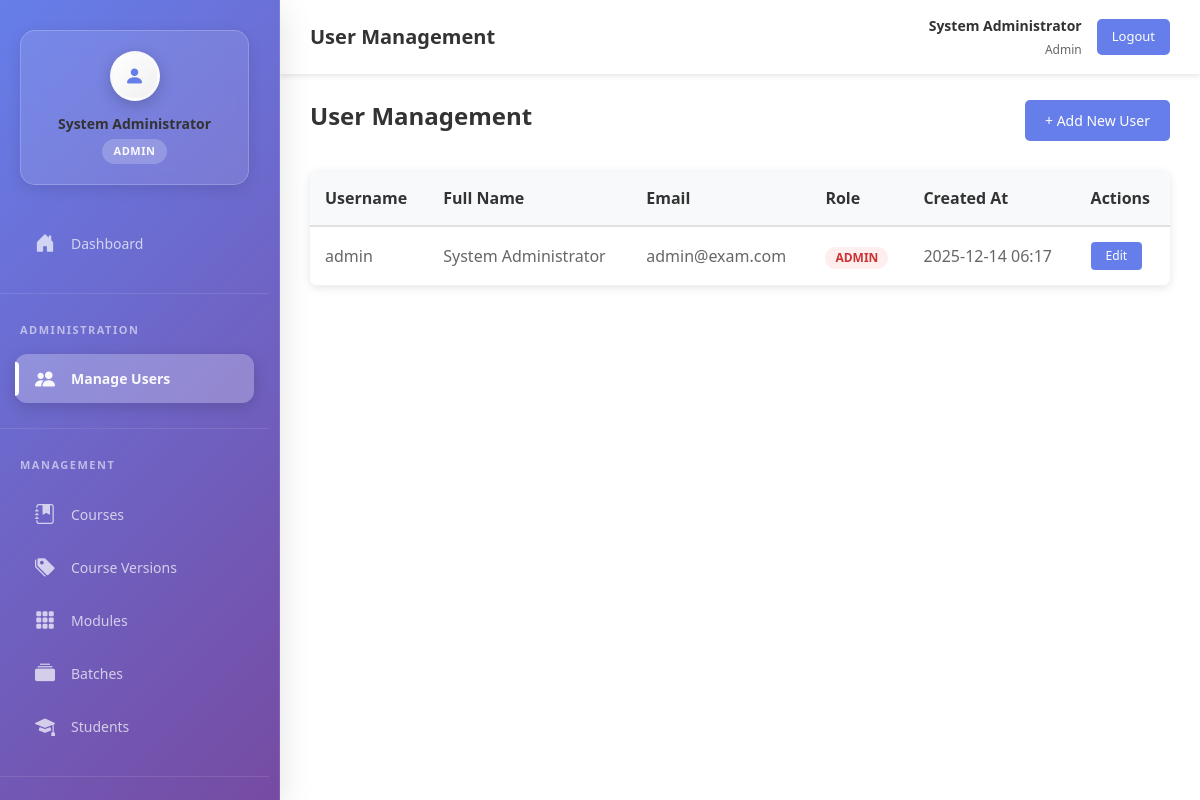
Page /views/index.php?action=users (signed in) on the committed database.
### tables this page shows
CREATE TABLE IF NOT EXISTS `users` (
  `id` int NOT NULL AUTO_INCREMENT,
  `username` varchar(50) NOT NULL,
  `email` varchar(100) NOT NULL,
  `password` varchar(255) NOT NULL,
  `full_name` varchar(100) NOT NULL,
  `role` enum('admin','teacher','student') DEFAULT 'student',
  `created_at` timestamp NULL DEFAULT CURRENT_TIMESTAMP,
  `updated_at` timestamp NULL DEFAULT CURRENT_TIMESTAMP ON UPDATE CURRENT_TIMESTAMP,
  PRIMARY KEY (`id`),
  UNIQUE KEY `username` (`username`),
  UNIQUE KEY `email` (`email`),
  UNIQUE KEY `email_2` (`email`)
);

### controllers/UserController.php (called while the page is built, shortened)
<?php
require_once __DIR__ . '/../models/User.php';
class UserController {
    private $user;
    public function __construct() {
        $this->user = new User();
    }
    public function index() {
        $users = $this->user->getAllUsers();
        require_once __DIR__ . '/../views/users/index.php';
    }
}
?>

### models/User.php (called while the page is built, shortened)
<?php
require_once __DIR__ . '/../config/database.php';
class User {
    private $conn;
    private $table = "users";
    public function __construct() {
        $database = new Database();
        $this->conn = $database->getDbConnection();
    }
    public function getAllUsers() {
        $query = "SELECT id, username, email, full_name, role, created_at
                  FROM " . $this->table . "
                  ORDER BY created_at DESC";
        $stmt = $this->conn->prepare($query);
        $stmt->execute();
        return $stmt->fetchAll(PDO::FETCH_ASSOC);
    }
}
?>

### config/database.php (called while the page is built, shortened)
<?php
class Database {
    private $host = "localhost";
    private $db_name = "exam_management";
    private $username = "root";
    private $password = "1234";
    public function getDbConnection() {
        $this->conn = null;
        try {
            $this->conn = new PDO(
                "mysql:host=" . $this->host . ";dbname=" . $this->db_name . ";charset=utf8mb4",
                $this->username,
                $this->password
            );
            $this->conn->setAttribute(PDO::ATTR_ERRMODE, PDO::ERRMODE_EXCEPTION);
        } catch(PDOException $e) {
            error_log("Database Connection Error: " . $e->getMessage());
            return null;
        }
        return $this->conn;
    }
}
?>

### views/users/index.php (the view, shortened to what this page needs)
<?php require_once __DIR__ . '/../includes/sidebar.php'; ?>
<?php require_once __DIR__ . '/../includes/header.php'; ?>
<div class="main-content">
    <div class="page-header">
        <h1 class="page-title">User Management</h1>
        <?php if (isset($_SESSION['role']) && $_SESSION['role'] == 'admin'): ?>
            <a href="index.php?action=users&sub=create" class="btn-primary">+ Add New User</a>
        <?php endif; ?>
    </div>
    <div class="table-container">
        <table>
            <thead>
                <tr>
                    <th>Username</th>
                    <th>Full Name</th>
                    <th>Email</th>
                    <th>Role</th>
                    <th>Created At</th>
                    <th>Actions</th>
                </tr>
            </thead>
            <tbody>
                <?php if (empty($users)): ?>
                    <tr>
                        <td colspan="7" style="text-align: center; padding: 40px; color: #999;">
                            No users found.
                        </td>
                    </tr>
                <?php else: ?>
                    <?php foreach ($users as $user): ?>
                        <tr>
                            <td><?php echo htmlspecialchars($user['username']); ?></td>
                            <td><?php echo htmlspecialchars($user['full_name']); ?></td>
                            <td><?php echo htmlspecialchars($user['email']); ?></td>
                            <td>
                                <span class="badge badge-<?php echo $user['role']; ?>">
                                    <?php echo htmlspecialchars($user['role']); ?>
                                </span>
                            </td>
                            <td><?php echo date('Y-m-d H:i', strtotime($user['created_at'])); ?></td>
                            <td>
                                <div class="btn-group">
                                    <?php if (isset($_SESSION['role']) && $_SESSION['role'] == 'admin'): ?>
                                        <a href="index.php?action=users&sub=edit&id=<?php echo $user['id']; ?>" class="btn-edit">Edit</a>
                                    <?php else: ?>
                                        <span style="color: #999; font-size: 12px;">View Only</span>
                                    <?php endif; ?>
                                </div>
                            </td>
                        </tr>
                    <?php endforeach; ?>
                <?php endif; ?>
            </tbody>
        </table>
    </div>
</div>

### views/includes/sidebar.php (style rules this page uses)
* { box-sizing: border-box; }
:root { --sidebar-bg: linear-gradient(135deg, #667eea 0%, #764ba2 50%, #667eea 100%); --sidebar-width: 280px; --sidebar-shadow: 0 8px 32px rgba(0, 0, 0, 0.12); --menu-item-hover: rgba(255, 255, 255, 0.15); --menu-item-active: rgba(255, 255, 255, 0.25); --text-primary: rgba(255, 255, 255, 0.95); --text-secondary: rgba(255, 255, 255, 0.7); }
html, body { height: 100%; height: 100vh; height: 100dvh; margin: 0; padding: 0; overflow-x: hidden; overflow-y: auto; }

### views/users/index.php (style rules this page uses)
.main-content { margin-left: 280px; margin-top: 70px; padding: 30px; background: white; min-height: calc(100vh - 70px); min-height: calc(100dvh - 70px); height: calc(100vh - 70px); height: calc(100dvh - 70px); overflow-y: auto; overflow-x: hidden; }
.page-header { display: flex; justify-content: space-between; align-items: center; margin-bottom: 30px; }
.page-title { font-size: 24px; color: #333; font-weight: 600; }
.btn-primary { padding: 10px 20px; background: #667eea; color: white; text-decoration: none; border-radius: 5px; font-size: 14px; transition: background 0.3s ease; }
.table-container { background: white; border-radius: 8px; box-shadow: 0 2px 10px rgba(0, 0, 0, 0.1); overflow: hidden; }
table { width: 100%; border-collapse: collapse; }
thead { background: #f8f9fa; }
th { padding: 15px; text-align: left; font-weight: 600; color: #333; border-bottom: 2px solid #e0e0e0; }
td { padding: 15px; border-bottom: 1px solid #f0f0f0; color: #666; }
.badge { padding: 5px 10px; border-radius: 12px; font-size: 12px; font-weight: 600; text-transform: uppercase; }
.badge-admin { background: #fee; color: #c33; }
.btn-group { display: flex; gap: 10px; }
.btn-edit { padding: 5px 15px; background: #667eea; color: white; text-decoration: none; border-radius: 4px; font-size: 12px; }

### rows in the picture
users: username "admin", full_name "System Administrator", email "admin@exam.com", role "ADMIN", created_at "2025-12-14 06:17"

### other values in the picture
$user_name "System Administrator"
$user_role "ADMIN"
$page_titles[$current_action] "User Management"
$_SESSION['full_name'] "System Administrator"
$_SESSION['role'] "Admin"
